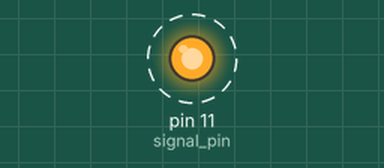
A sketch run on a simulated Arduino Uno, built with avr-gcc and run on an emulated ATmega328P. Parts: output pins drawn as LEDs (lit = HIGH). Dashed ring = blinking. What the sketch prints to the serial monitor is not drawn.

Above: at 0.07 s.
Timing chart, 0 to 3.0 s (numbered marks = the images above):
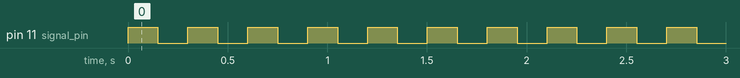

Measured:
- by itself, pin 11 (signal_pin): alternates HIGH for 0.15 s and LOW for 0.15 s

The sketch:

Pressure_piston_code.ino
```cpp
#define signal_pin 11
#define switch_pin A0
#define test_pin A1

void setup() {
  Serial.begin(9600);
  pinMode(signal_pin, OUTPUT);
  pinMode(switch_pin, INPUT);
  pinMode(test_pin, INPUT);

}

void loop() {
//  Serial.println("out of loop - piston stopped");
//  digitalWrite(signal_pin, LOW);
//  Serial.println(analogRead(switch_pin));
//  while (analogRead(switch_pin) > 650){
    Serial.println("in loop - piston should be moving");
    digitalWrite(signal_pin, HIGH);
    //Serial.println(analogRead(test_pin));
    delay(150);
    digitalWrite(signal_pin, LOW);
    //Serial.println(analogRead(test_pin));
    delay(150);
  //}
}
```
